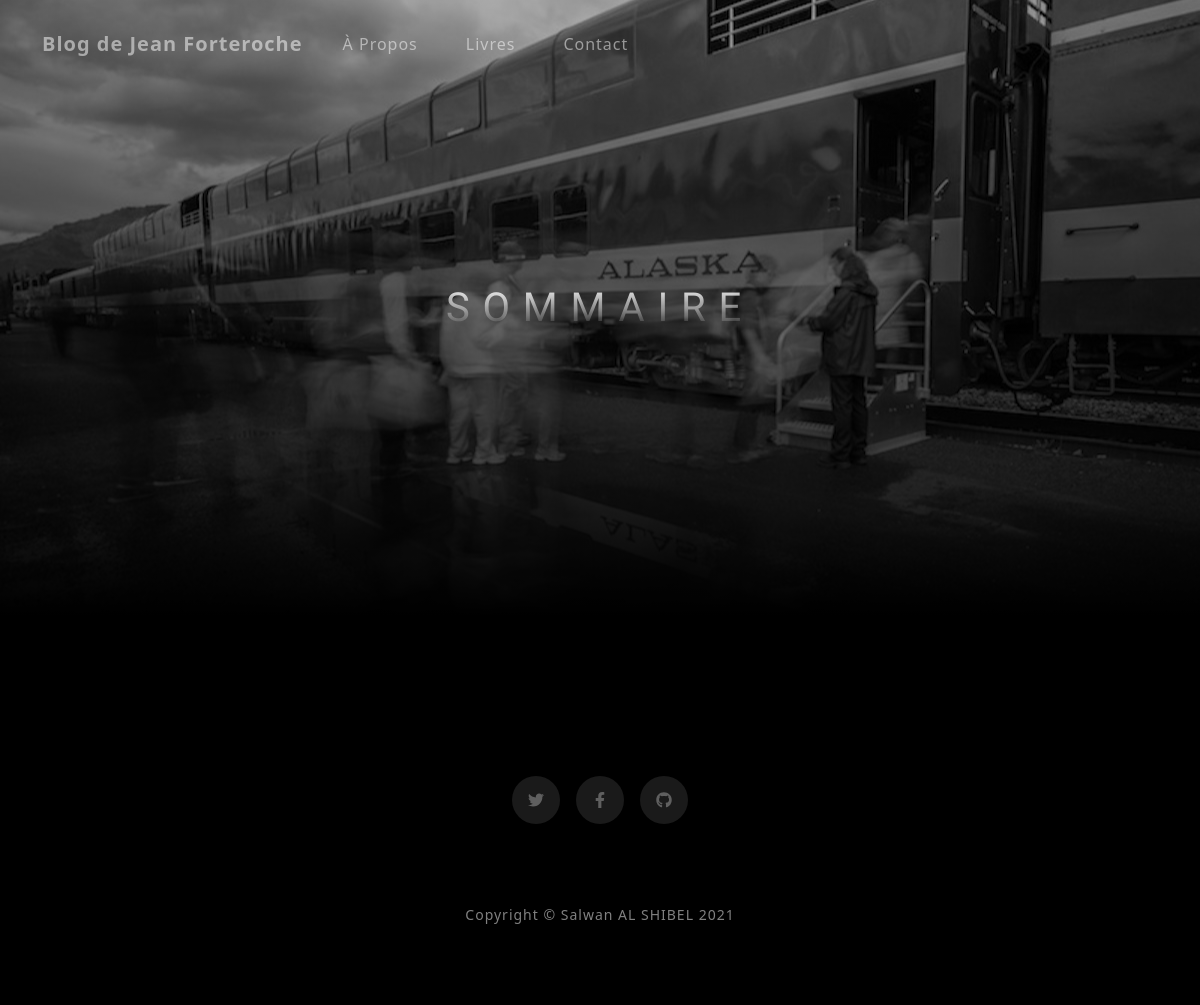
Page /articles on the earlier database version.
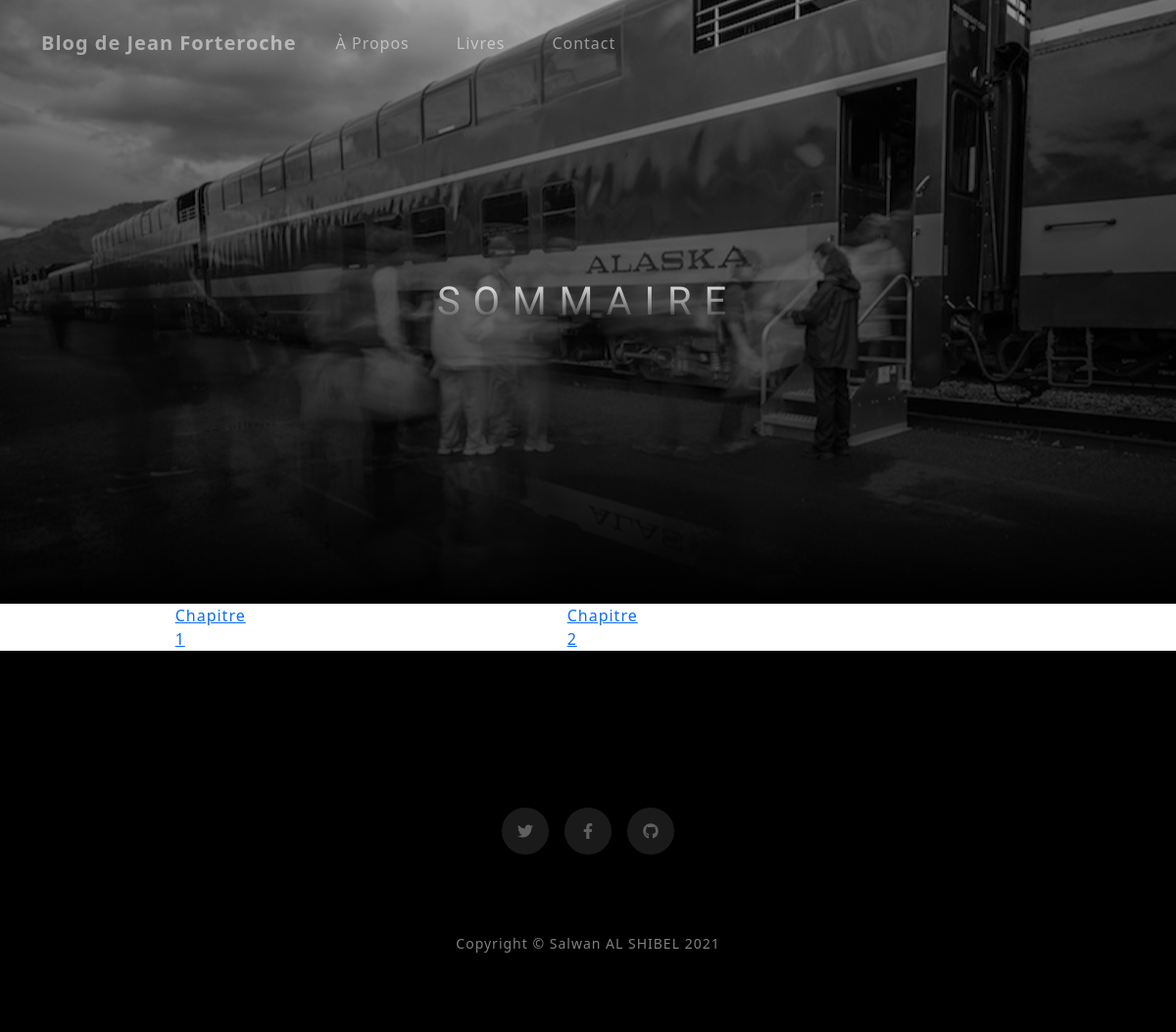
Same page on the later database version.
### tables this page shows
CREATE TABLE IF NOT EXISTS `posts` (
  `id` int NOT NULL AUTO_INCREMENT,
  `create_date` datetime NOT NULL DEFAULT CURRENT_TIMESTAMP,
  `title` varchar(255) NOT NULL,
  `content` text NOT NULL,
  PRIMARY KEY (`id`)
);

### app/controllers/Controller.php (called while the page is built, shortened)
<?php
abstract class Controller
{
    public function render($viewName, array $data =[]){
        extract($data);
        require_once(ROOT.'app/views/'. $viewName .'.php');
        $content = ob_get_clean();
        require_once(ROOT.'app/views/layouts/default.php');
    }
}

### app/controllers/ArticlesController.php (called while the page is built, shortened)
<?php
class ArticlesController extends Controller
{
    public function index(){
        $articles = $this->ModelArticles->getAll();
        $this->render('allArticles', compact('articles'));
    }
}

### index.php (called while the page is built, shortened)
<?php
    require ('app/controllers/Router.php');
    require_once (ROOT.'app/controllers/Controller.php');
    require_once (ROOT.'app/models/ModelMain.php');
    $router = new Router();
    $router->requestRoute();
?>

### app/models/ModelArticles.php (called while the page is built, shortened)
<?php
class ModelArticles extends ModelMain{
    public function __construct(){
        $this->table = "posts";
    }
}

### app/models/ModelMain.php (called while the page is built, shortened)
<?php
abstract class ModelMain
{
    private $host = "localhost";
    private $db_name = "jf_alaska";
    private $username = "root";
    private $password = "";
    protected $_connection;
    public $table;
    public function getConnection(){
        $this->_connection = null;
        try{
            $this->_connection = new PDO('mysql:host='.$this->host.';dbname='.$this->db_name, $this->username, $this->password);
            $this->_connection->exec('set names utf8');
        }catch(PDOException $exception){
            echo 'Erreur : '. $exception->getMessage();
        }
    }
    public function getAll(){
        $sql = "SELECT * FROM ". $this->table;
        $query = $this->_connection->prepare($sql);
        $query->execute();
        return $query->fetchAll();
    }
}

### app/views/allArticles.php (the view, shortened to what this page needs)
<header class="chaptershead">
    <div class="container d-flex h-100 align-items-center">
        <div class="mx-auto text-center">
            <h1 class="mx-auto my-5 text-uppercase ">Sommaire</h1>
        </div>
    </div>
</header>
<div class="container-xxl">
    <div class="row">
        <?php foreach($articles as $article): ?>
            <div class="col-lg-4">
                <a href="/articles/chapitre/<?= str_replace(' ', '_', $article['id'])?>">
                <div class="row">
                    <div class="col-5">
                    </div>
                    <div class="col-3">
                        <?=$article['title']?>
                    </div>
                </div>
                </a>
            </div>
        <?php endforeach; ?>
    </div>
</div>
<section class="contact-section bg-black">
        <div class="social d-flex justify-content-center">
            <a class="mx-2" href="#!"><i class="fab fa-twitter"></i></a>
            <a class="mx-2" href="#!"><i class="fab fa-facebook-f"></i></a>
            <a class="mx-2" href="https://github.com/s-als/Projet4BlogEcrivain"><i class="fab fa-github"></i></a>
        </div>
</section>

### app/controllers/Router.php (shortened to what this page needs)
<?php
class Router
{
    public function requestRoute (){
        try
        {
            if(isset($_GET['url'])) {
                $url = rtrim($_GET['url'], '/');
                $url = filter_var($url, FILTER_SANITIZE_URL);
                $url = explode('/', $url);
                $controller = ucfirst($url[0]);
                $controllerClass = $controller."Controller";
                $controllerFile = ROOT.'app/controllers/'.$controllerClass.'.php';
                $action = isset($url[1]) ? $url[1] : 'index';
                if(file_exists($controllerFile)){
                    $controller = new $controllerClass();
                }
                if(method_exists($controller, $action)){
                    unset($url[0]);
                    unset($url[1]);
                    call_user_func_array([$controller, $action], $url);
                } else {
                    throw new Exception("Erreur: la page demandée n'existe pas");
                }
            }else{
                require_once(ROOT.'app/controllers/HomeController.php');
                $controller = new HomeController();
                $controller->index();
            }
        }
        catch(Exception $e)
        {
            $errorMsg = $e->getMessage();
            echo $errorMsg;
        }
    }
}

### app/views/layouts/default.php (shortened to what this page needs)
<!DOCTYPE html>
<html lang="fr">
    <?php require_once (ROOT.'app/views/head.php')?>
<body id="page-top">
    <?php require_once (ROOT.'app/views/navBar.php')?>
    <section id="content" >
        <?= $content ?>
    </section>
    <?php require_once (ROOT.'app/views/footer.php')?>
</body>
</html>

### app/views/head.php (shortened to what this page needs)
<head>
    <link href="/public/css/bootstrap.min.css" rel="stylesheet">
    <link href="/public/css/style.css" rel="stylesheet">
</head>

### app/views/navBar.php (shortened to what this page needs)
<nav class="navbar navbar-expand-lg navbar-light fixed-top" id="mainNav">
    <div class="container">
        <a class="navbar-brand" href="#page-top">Blog de Jean Forteroche</a>
        <div class="collapse navbar-collapse" id="navbarResponsive">
            <ul class="navbar-nav ml-auto">
                <li class="nav-item"><a class="nav-link" href="#about">À Propos</a></li>
                <li class="nav-item"><a class="nav-link" href="#projects">Livres</a></li>
                <li class="nav-item"><a class="nav-link" href="#signup">Contact</a></li>
            </ul>
        </div>
    </div>
</nav>

### app/views/footer.php (shortened to what this page needs)
<footer class="footer bg-black small text-center text-white-50">
    <div class="container">Copyright © Salwan AL SHIBEL 2021</div>
</footer>

### public/css/style.css (style rules this page uses)
body { letter-spacing: 0.0625em; }
#mainNav { min-height: 3.5rem; background-color: #fff; }
#mainNav .navbar-brand { color: #000000; font-weight: 700; padding: 0.9rem 0; }
@media (min-width: 992px) { #mainNav { padding-top: 0; padding-bottom: 0; border-bottom: none; background-color: transparent; transition: background-color 0.3s ease-in-out; } }
@media (min-width: 992px) { #mainNav .navbar-brand { padding: 0.5rem 0; color: rgba(255, 255, 255, 0.5); } }
@media (min-width: 992px) { #mainNav .nav-link { transition: none; padding: 2rem 1.5rem; color: rgba(255, 255, 255, 0.5); } }
.chaptershead { position: relative; width: 100%; height: auto; min-height: 35rem; padding: 15rem 0; background: linear-gradient(to bottom, rgba(0, 0, 0, 0.3) 0%, rgba(0, 0, 0, 0.7) 75%, #000000 100%), url("/public/images/alaska4.jpg"); background-position: center; background-repeat: no-repeat; background-attachment: scroll; background-size: cover; }
.chaptershead h1 { font-family: "Varela Round", -apple-system, BlinkMacSystemFont, "Segoe UI", Roboto, "Helvetica Neue", Arial, sans-serif, "Apple Color Emoji", "Segoe UI Emoji", "Segoe UI Symbol", "Noto Color Emoji"; font-size: 2.5rem; line-height: 2.5rem; letter-spacing: 0.8rem; background: linear-gradient(rgba(255, 255, 255, 0.9), rgba(255, 255, 255, 0)); -webkit-text-fill-color: transparent; -webkit-background-clip: text; background-clip: text; }
.contact-section { padding-top: 5rem; }
.contact-section .social { margin-top: 5rem; }
.contact-section .social a { text-align: center; height: 3rem; width: 3rem; background: rgba(255, 255, 255, 0.1); border-radius: 100%; line-height: 3rem; color: rgba(255, 255, 255, 0.3); }
.footer { padding: 5rem 0; }
.bg-black { background-color: #000000 !important; }

Differences in the rows shown:
added posts: title "Chapitre 1"
added posts: title "Chapitre 2"
